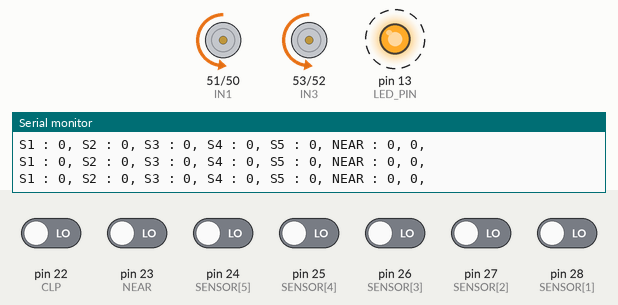
This sketch was run on a simulated Arduino Mega 2560, built with avr-gcc and run on an emulated ATmega2560. Parts: motor-driver pin pairs drawn as motors (green arrow = first pin HIGH = forward, orange = second pin HIGH = backward, longer = more drive, scaled by the enable pin), output pins drawn as LEDs (lit = HIGH), the last lines printed to the serial monitor. Dashed ring = blinking. The test bench sets the inputs (shaded band); at power-on: pin 22 (CLP), pin 23 (NEAR), pin 24 (SENSOR[5]), pin 25 (SENSOR[4]), pin 26 (SENSOR[3]), pin 27 (SENSOR[2]), pin 28 (SENSOR[1]) LOW.

Above: at 1.2 s.
1.3 s: pin 22 (CLP) driven HIGH
At 2.0 s:
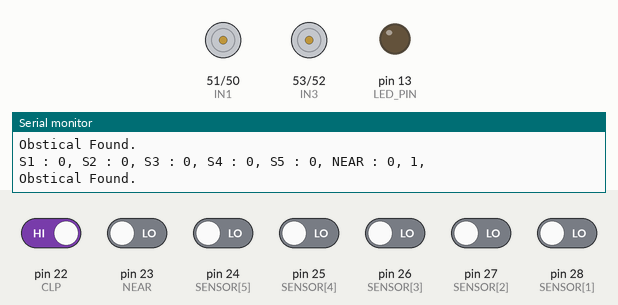
2.8 s: pin 22 (CLP) driven LOW
At 2.95 s:
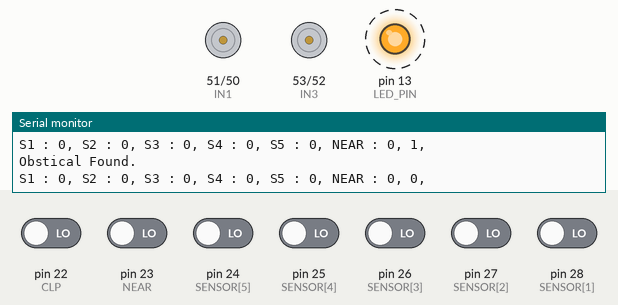
5.8 s: pin 24 (SENSOR[5]) driven HIGH
At 6.5 s:
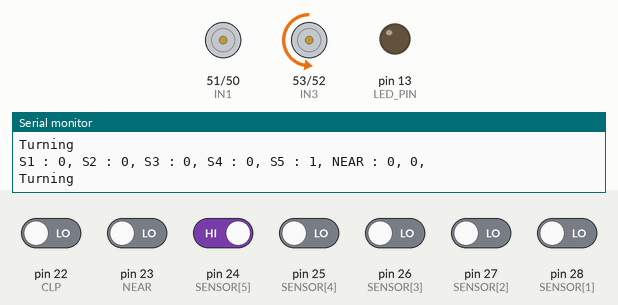
7.4 s: pin 25 (SENSOR[4]) driven HIGH
At 8.7 s:
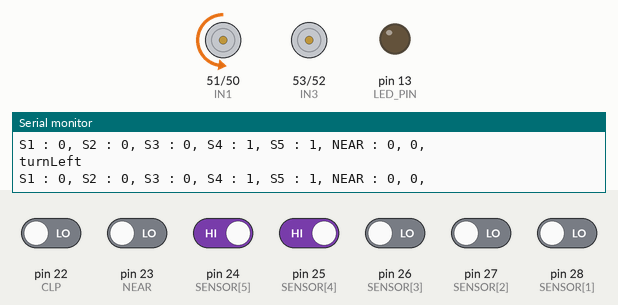
9.0 s: pin 28 (SENSOR[1]) driven HIGH
At 10.4 s:
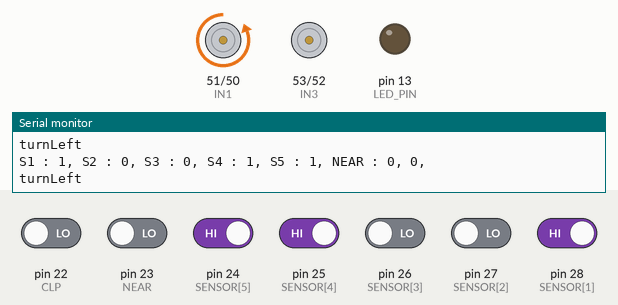
10.7 s: pin 23 (NEAR) driven HIGH
At 12.0 s:
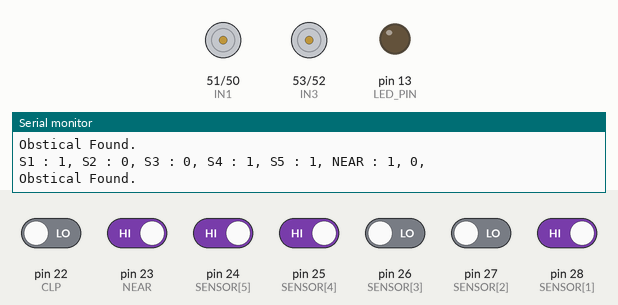
Timing chart, 0 to 13.3 s (numbered marks = the images above; inputs shaded):
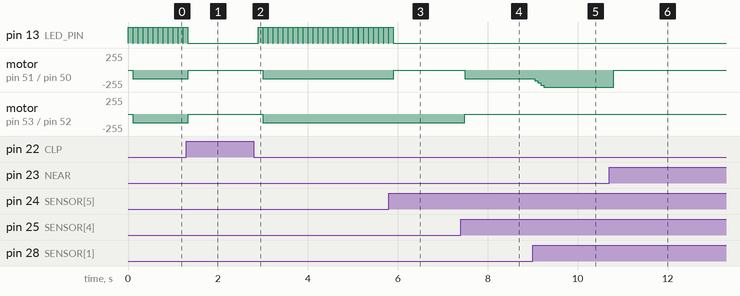

Measured:
- after the input at 1.3 s, pin 13 (LED_PIN): goes on until 1.3 s, then stays LOW; motor on pin 51 (IN1) / pin 50 (IN2), motor on pin 53 (IN3) / pin 52 (IN4): backward 128/255 → stopped at once
- after the input at 2.8 s, pin 13 (LED_PIN): alternates HIGH for 0.10 s and LOW for 0.01 s, starting after 0.10 s; motor on pin 51 (IN1) / pin 50 (IN2), motor on pin 53 (IN3) / pin 52 (IN4): stopped → backward 128/255 after 0.20 s
- after the input at 5.8 s, pin 13 (LED_PIN): goes on until 5.9 s, then stays LOW; motor on pin 51 (IN1) / pin 50 (IN2): backward 128/255 → stopped after 0.11 s
- after the input at 7.4 s, motor on pin 51 (IN1) / pin 50 (IN2): stopped → backward 128/255 after 0.09 s; motor on pin 53 (IN3) / pin 52 (IN4): backward 128/255 → stopped after 0.09 s
- after the input at 9.0 s, motor on pin 51 (IN1) / pin 50 (IN2): backward 128/255 → backward 163/255 after 0.05 s, → backward 193/255 0.07 s later, → backward 225/255 0.07 s later, → backward 255/255 0.07 s later
- after the input at 10.7 s, motor on pin 51 (IN1) / pin 50 (IN2): backward 255/255 → stopped after 0.11 s
- by itself, pin 13 (LED_PIN): alternates HIGH for 0.10 s and LOW for 0.01 s

The sketch:

chaco.ino
```cpp
/*
  chaco
  https://github.com/krprashant94/eagle

  5 IR sensor PID controlled bot. can follow black and white track
  with obstacle sensor

  The circuit:
    - Given in circuit.svg
  Sensor:
    - 5 IR sensor
  Motor Driver:
    - L293/L298/TB6612 like motor driver

  Created 04, Oct 2017
  Prashant K. Prasad
  Updated 30, Oct 2018
  Prashant K. Prasad
  Created 7, Nov 2018
  Prashant K. Prasad
  Updated 4, Feb 2019
  Prashant K. Prasad
  Updated 22, Feb 2020
  Prashant K. Prasad
*/
int SENSOR[6]= {0, 28, 27, 26, 25, 24}; //S1 to S5

#define CLP 22     //Pin number for bump(clamp) sensor
#define NEAR 23    //Pin number for IR bump sensor

//Motor driver pins L298N(used)/L293D/TB6612FNG driver
#define IN2 50
#define IN1 51
#define IN4 52
#define IN3 53

//Motor driver PWM speed control
#define ENA 44
#define ENB 45

//Track value for an auto-calibrating system (auto type casting)
int IN_TRACK = false;
int OUT_OF_TRACK = true;

#define LED_PIN 13

//Sensor read value
int S1=0, S2=0, S3=0, S4=0, S5=0, clp = 0, near=0;

/* For PID
* kp = Proportional constant
* kd = Differential constant
* ki = Integral constant
* integral = Summation of all errors(track deviation) from last alignment(forward condition)
*/
const float kp=1, kd=2, ki=32;
int pid, prev_error, integral =0;


int carStop();
int straight();
int turnLeft();
int turnRight();
int rotateLeft();
int rotateRight();
// PID calculation algorithm, may change person to person
int PID_calc();
// Main function responsable for PID, makes speed diffrence between wheels
void speedControl(int);

void setup() {
    // Setting up input and output pins
    pinMode(SENSOR[1], INPUT);
    pinMode(SENSOR[2], INPUT);
    pinMode(SENSOR[3], INPUT);
    pinMode(SENSOR[4], INPUT);
    pinMode(SENSOR[5], INPUT);
    pinMode(CLP, INPUT);
    pinMode(NEAR, INPUT);

    pinMode(IN2, OUTPUT);
    pinMode(IN1, OUTPUT);
    pinMode(IN4, OUTPUT);
    pinMode(IN3, OUTPUT);

    pinMode(ENA, OUTPUT);
    pinMode(ENB, OUTPUT);


    pinMode(LED_PIN, OUTPUT);


    analogWrite(ENA, 128);
    analogWrite(ENB, 128);

//    Console log on serial port pin 0 and 1 (TX0, RX0)
//    Comment out all Serial.println() upon run for optimum performance
    Serial.begin(9600);

}

void loop() {
//    Reading sensor value (track info)
    S1 = digitalRead(SENSOR[1]);
    S2 = digitalRead(SENSOR[2]);
    S3 = digitalRead(SENSOR[3]);
    S4 = digitalRead(SENSOR[4]);
    S5 = digitalRead(SENSOR[5]);
    near = digitalRead(NEAR);
    clp = digitalRead(CLP);

    Serial.println("S1 : "+String(S1) +", "+"S2 : "+String(S2) +", "+"S3 : "+String(S3) +", "+"S4 : "+String(S4) +", "+"S5 : "+String(S5) +", ""NEAR : "+String(near) +", "+String(clp) +", ");

    if(near == true || clp==true){
        carStop();
        Serial.println("Obstical Found.");
    }else if( S1 == OUT_OF_TRACK && S2 == OUT_OF_TRACK && S3 == OUT_OF_TRACK && S4 == OUT_OF_TRACK && S5 == OUT_OF_TRACK){
        Serial.println("Car lost the track. Finding track...");
        rotateLeft();
    }else{
        //PID implimentation
        pid = PID_calc();
        speedControl(pid);

        //Direction
        if(S1 == IN_TRACK && S2 == IN_TRACK && S3 == IN_TRACK  && S4 == IN_TRACK && S5 == IN_TRACK ){
            // Wait a minute, it may be a chackpint, blink a LED, you can call ISR also. Be carefull dont lost the track.
            // Count the checkpint or stop or go forword
            digitalWrite(LED_PIN, HIGH);
            delay(100);
            digitalWrite(LED_PIN, LOW);
            //Read sensor again it may be a long long check point, if needed
            pid = 0;
            prev_error = 0;
            integral = 0;
            straight();
        }else if(S5 == IN_TRACK || S4 == IN_TRACK){
           // You can add more custom condition for trrning and rotation
            turnRight();
            Serial.println("Turning");
        }else if(S2 == IN_TRACK || S1 == IN_TRACK ){
            turnLeft();
            Serial.println("turnLeft");
        }else if(S3 == IN_TRACK){
            pid = 0;
            prev_error = 0;
            integral = 0;
            straight();
        }else{
            // Anything left??
        }
    }
    delay(10);
}

int carStop(){
    digitalWrite(IN2, LOW);
    digitalWrite(IN1, LOW);

    digitalWrite(IN4, LOW);
    digitalWrite(IN3, LOW);
    return 0;
}
int straight(){
    digitalWrite(IN2, HIGH);
    digitalWrite(IN1, LOW);

    digitalWrite(IN4, HIGH);
    digitalWrite(IN3, LOW);
    return 10;
}
int turnLeft(){
    digitalWrite(IN2, HIGH);
    digitalWrite(IN1, LOW);

    digitalWrite(IN4, LOW);
    digitalWrite(IN3, LOW);
    return 1;
}
int turnRight(){
    digitalWrite(IN2, LOW);
    digitalWrite(IN1, LOW);

    digitalWrite(IN4, HIGH);
    digitalWrite(IN3, LOW);
    return 2;
}
int rotateLeft(){
    digitalWrite(IN2, HIGH);
    digitalWrite(IN1, LOW);

    digitalWrite(IN4, LOW);
    digitalWrite(IN3, HIGH);
    return 3;
}
int rotateRight(){
    digitalWrite(IN2, LOW);
    digitalWrite(IN1, HIGH);

    digitalWrite(IN4, HIGH);
    digitalWrite(IN3, LOW);
    return 4;
}
int PID_calc(){
    int error;
    int ret;
    if( S1 == IN_TRACK && S2 == OUT_OF_TRACK && S3 == OUT_OF_TRACK && S4 == OUT_OF_TRACK && S5 == OUT_OF_TRACK){
        error =4;
    }else if( S1 == IN_TRACK && S2 == IN_TRACK && S3 == OUT_OF_TRACK && S4 == OUT_OF_TRACK && S5 == OUT_OF_TRACK){
        error = 3;
    }else if( S1 == OUT_OF_TRACK && S2 == IN_TRACK && S3 == OUT_OF_TRACK && S4 == OUT_OF_TRACK && S5 == OUT_OF_TRACK){
        error =2;
    }else if( S1 == OUT_OF_TRACK && S2 == IN_TRACK && S3 == IN_TRACK && S4 == OUT_OF_TRACK && S5 == OUT_OF_TRACK){
        error = 1;
    }else if( S1 == OUT_OF_TRACK && S2 == OUT_OF_TRACK && S3 == IN_TRACK && S4 == OUT_OF_TRACK && S5 == OUT_OF_TRACK){
        error=0;
        integral=0;
    }else if( S1 == OUT_OF_TRACK && S2 == OUT_OF_TRACK && S3 == IN_TRACK && S4 == IN_TRACK && S5 == OUT_OF_TRACK){
        error=-1;
    }else if( S1 == OUT_OF_TRACK && S2 == OUT_OF_TRACK && S3 == OUT_OF_TRACK && S4 == IN_TRACK && S5 == OUT_OF_TRACK){
        error = -2;
    }else if( S1 == OUT_OF_TRACK && S2 == OUT_OF_TRACK && S3 == OUT_OF_TRACK && S4 == IN_TRACK && S5 == IN_TRACK){
        error = -3;
    }else if( S1 == OUT_OF_TRACK && S2 == OUT_OF_TRACK && S3 == OUT_OF_TRACK && S4 == OUT_OF_TRACK && S5 == IN_TRACK){
        error = -4;
    }else{
        error = prev_error;
    }
    integral = integral + error;
    ret = kp*error + kd*(error-prev_error) + ki*integral;
    //Serial.println(String(kp*error)+", " +String(kd*(error-prev_error))+", " +String(ki*integral)+" = " +String(ret)+", " );
    prev_error = error;
    if(ret > 128){
        return 128;
    }else if(ret < -128){
        return -128;
    }
    return ret;
}
void speedControl(int diff){
    analogWrite(ENA, 128+diff);
    analogWrite(ENB, 128-diff);
}
```
